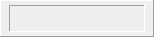
<?xml version="1.0" encoding="UTF-8"?>
<ui version="4.0">
 <class>ColorPickerButton</class>
 <widget class="QFrame" name="ColorPickerButton">
  <property name="geometry">
   <rect>
    <x>0</x>
    <y>0</y>
    <width>154</width>
    <height>37</height>
   </rect>
  </property>
  <property name="windowTitle">
   <string>Frame</string>
  </property>
  <property name="frameShape">
   <enum>QFrame::Panel</enum>
  </property>
  <property name="frameShadow">
   <enum>QFrame::Raised</enum>
  </property>
  <layout class="QGridLayout" name="gridLayout">
   <property name="leftMargin">
    <number>8</number>
   </property>
   <property name="topMargin">
    <number>4</number>
   </property>
   <property name="rightMargin">
    <number>8</number>
   </property>
   <property name="bottomMargin">
    <number>4</number>
   </property>
   <property name="spacing">
    <number>0</number>
   </property>
   <item row="0" column="0">
    <widget class="QFrame" name="colorArea">
     <property name="frameShape">
      <enum>QFrame::Panel</enum>
     </property>
     <property name="frameShadow">
      <enum>QFrame::Sunken</enum>
     </property>
    </widget>
   </item>
  </layout>
 </widget>
 <resources/>
 <connections/>
</ui>
